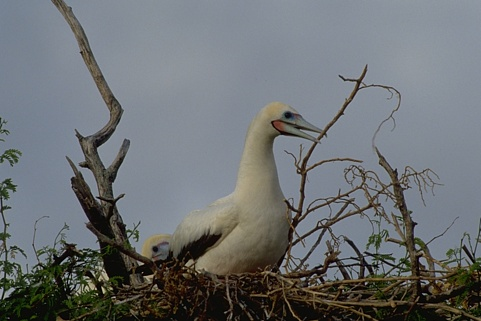
%> input picture segment_image/training_images/im1.jpg, 481 x 321 px
$ octave --eval "result = segment_image(imread('training_images/im1.jpg'));"   (GNU Octave 9; MATLAB toolbox functions it lacks are replaced by stand-ins)
%> lines starting %> are read from the running program, lines starting %| are printed output that depends on the picture; in (x1, y1, x2, y2) boxes, pixels count from 0 and x2, y2 are one past the last pixel; in counts of white or black regions, pixels touching at a corner belong together; the program's own positions count from 1
%in this segment_image function, I used median filter to smooth the image
%then I set the threshold which helped me to use canny to detect the edge of image
%finally I used gaussian mask to smooth the output
% write the following code in the command line to segment your image
%I=im2double(imread('image'));image is the image you want to seg(i.e. im1.jpg)
%seg=segment_image(I);
%imshow(seg)


function[seg]=segment_image(I)

Ia=rgb2gray(I);%transform the image to grayscale
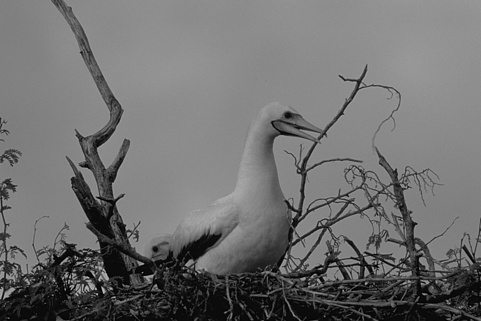
%> Ia: size 321x481 uint8; min 0, max 192, mean 111.6
Ia=medfilt2(Ia,[2,3]);%Use a median filter to filter out the noise.
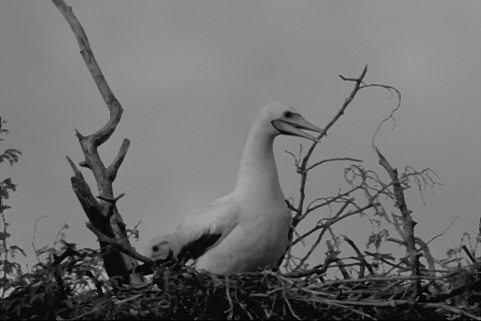
%> Ia: size 321x481 uint8; min 0, max 172, mean 111
thresh=[0.009,0.500];%set the low and high threshold
edge_canny=edge(Ia,'canny',thresh,1.5);%use canny to detect the edge
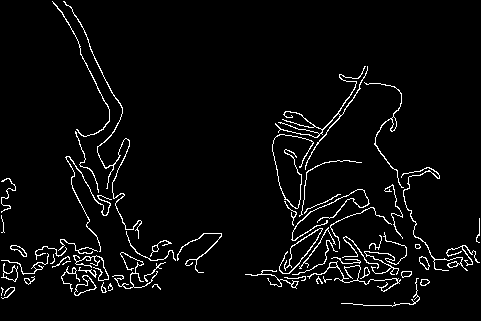
%> edge_canny: size 321x481 logical; 4.1% white in thin lines or dots

mask=fspecial('gaussian',2,0.14);
seg=imfilter(edge_canny,mask);%use gaussian mask to smooth the edge
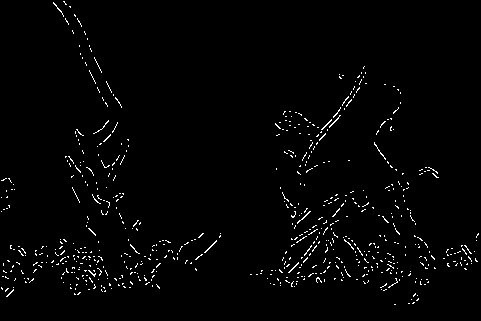
%> seg: size 321x481 logical; 1.7% white in thin lines or dots
end

$ run again, on segment_image/training_images/im10.jpg
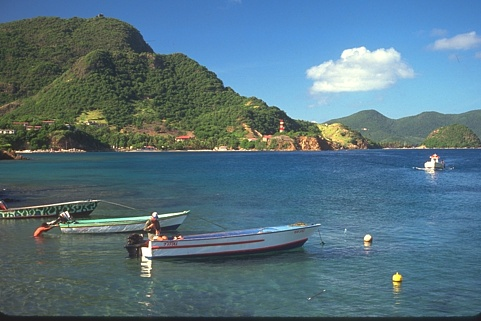
%> input picture segment_image/training_images/im10.jpg, 481 x 321 px
%> in segment_image, `edge_canny=edge(Ia,'canny',thresh,1.5);`:
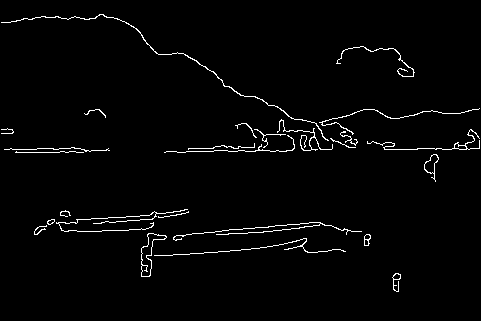
%> edge_canny: size 321x481 logical; 2.1% white in thin lines or dots, all inside (x1, y1, x2, y2) = (1, 14, 480, 292)
%> in segment_image, `seg=imfilter(edge_canny,mask);`:
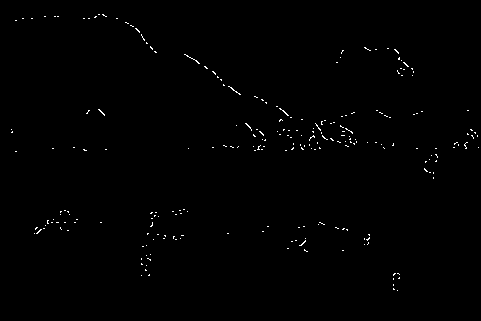
%> seg: size 321x481 logical; 0.51% white in thin lines or dots, all inside (x1, y1, x2, y2) = (11, 14, 479, 291)

$ run again, on segment_image/training_images/im11.jpg
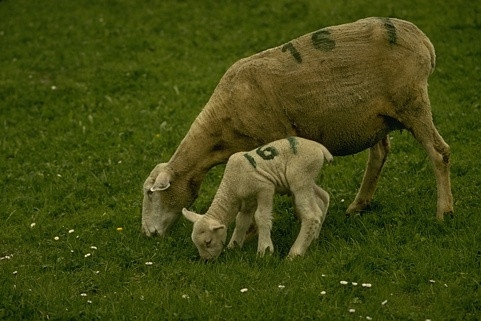
%> input picture segment_image/training_images/im11.jpg, 481 x 321 px
%> in segment_image, `edge_canny=edge(Ia,'canny',thresh,1.5);`:
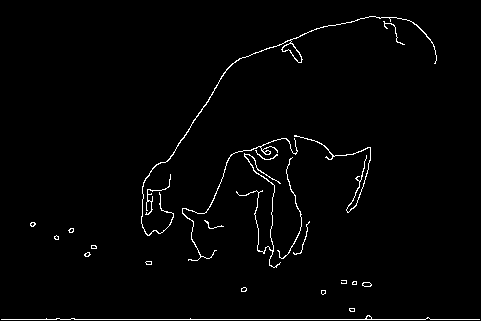
%> edge_canny: size 321x481 logical; 1.8% white in thin lines or dots
%> in segment_image, `seg=imfilter(edge_canny,mask);`:
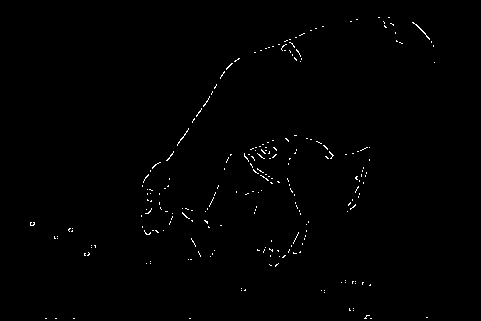
%> seg: size 321x481 logical; 0.6% white in thin lines or dots, all inside (x1, y1, x2, y2) = (30, 17, 435, 319)
